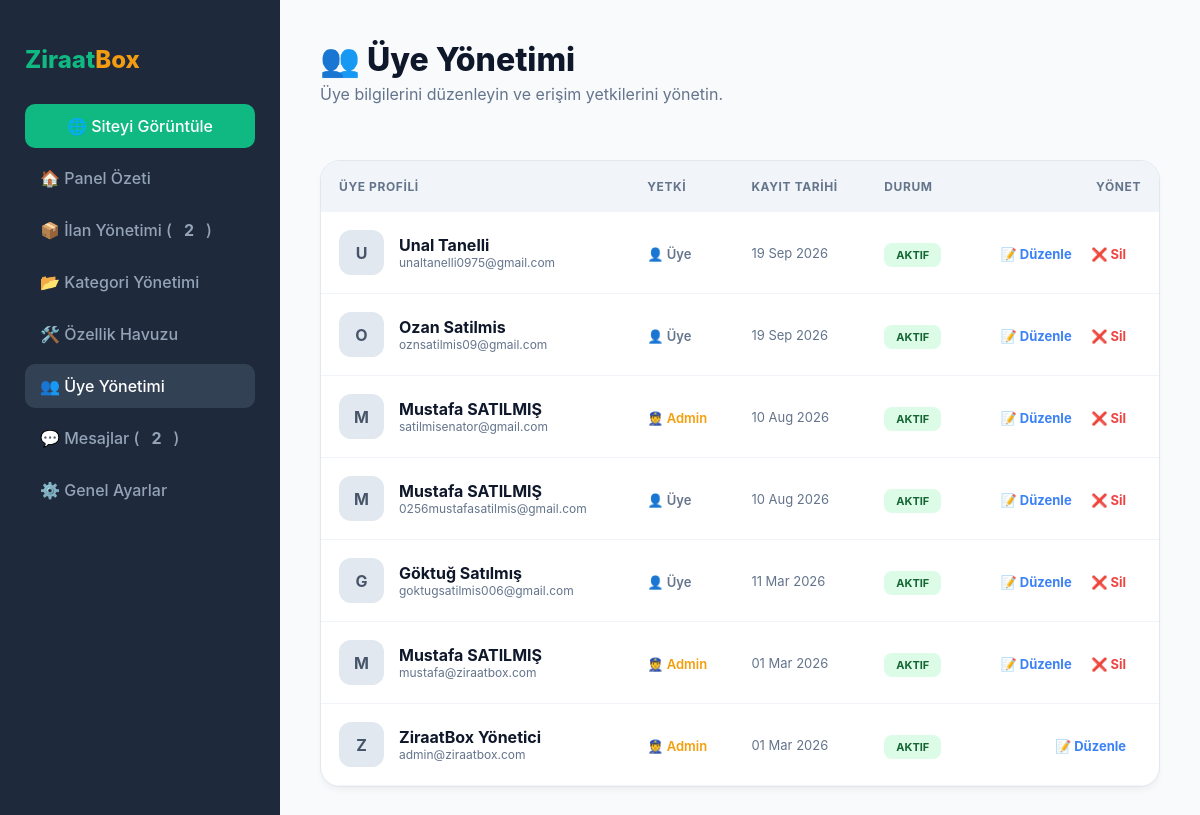
Screenshot of /public_html/yonetim/uyeler.php (signed in) with the database file from the repository.
### tables this page shows
CREATE TABLE `uyeler` (
  `id` int(10) unsigned NOT NULL AUTO_INCREMENT,
  `kullanici_adi` varchar(50) NOT NULL,
  `email` varchar(120) NOT NULL,
  `sifre` varchar(255) DEFAULT NULL,
  `yetki` enum('uye','admin') DEFAULT 'uye',
  `isim_gizle` tinyint(1) DEFAULT 0,
  `ad_soyad` varchar(100) DEFAULT NULL,
  `telefon` varchar(20) DEFAULT NULL,
  `il` varchar(50) DEFAULT NULL,
  `ilce` varchar(50) DEFAULT NULL,
  `profil_foto` varchar(255) DEFAULT NULL,
  `puan` decimal(3,1) DEFAULT 5.0,
  `durum` enum('aktif','pasif','banli') DEFAULT 'aktif',
  `created_at` timestamp NULL DEFAULT current_timestamp(),
  `son_giris` datetime DEFAULT NULL,
  `google_id` varchar(255) DEFAULT NULL,
  PRIMARY KEY (`id`),
  UNIQUE KEY `email` (`email`),
  UNIQUE KEY `kullanici_adi` (`kullanici_adi`)
);

### public_html/yonetim/uyeler.php (the view, shortened to what this page needs)
<?php
require_once "../sistem/ayar.php";
$onay_bekleyen = $db->query("SELECT COUNT(*) FROM ilanlar WHERE durum = 'beklemede'")->fetchColumn();
$yeni_mesaj    = $db->query("SELECT COUNT(*) FROM mesajlar WHERE okundu = 0")->fetchColumn();
$uyeler = $db->query("SELECT * FROM uyeler ORDER BY id DESC")->fetchAll();
?>
<!DOCTYPE html>
<html lang="tr">
<head>
</head>
<body>
<div class="sidebar">
    <h2>Ziraat<span style="color:#f39c12">Box</span></h2>
    <a href="../index.php" target="_blank" class="view-site-btn">🌐 Siteyi Görüntüle</a>
    <nav>
        <a href="index.php">🏠 Panel Özeti</a>
        <a href="ilanlar.php">📦 İlan Yönetimi (<b><?php echo $onay_bekleyen; ?></b>)</a>
        <a href="kategoriler.php">📂 Kategori Yönetimi</a>
        <a href="ozellikler.php">🛠️ Özellik Havuzu</a>
        <a href="uyeler.php" class="active">👥 Üye Yönetimi</a>
        <a href="mesajlar.php">💬 Mesajlar (<b><?php echo $yeni_mesaj; ?></b>)</a>
        <a href="ayarlar.php">⚙️ Genel Ayarlar</a>
    </nav>
</div>
<div class="content">
    <div style="display: flex; justify-content: space-between; align-items: center; margin-bottom: 40px;">
        <div>
            <h1 style="font-size: 32px; font-weight: 800; color: #0f172a; margin: 0;">👥 Üye Yönetimi</h1>
            <p style="color: var(--text-muted); margin-top: 5px;">Üye bilgilerini düzenleyin ve erişim yetkilerini yönetin.</p>
        </div>
    </div>
    <div class="list-card">
        <table>
            <thead>
                <tr>
                    <th>Üye Profili</th>
                    <th>Yetki</th>
                    <th>Kayıt Tarihi</th>
                    <th>Durum</th>
                    <th style="text-align: right;">Yönet</th>
                </tr>
            </thead>
            <tbody>
                <?php foreach($uyeler as $u): ?>
                <tr>
                    <td>
                        <div class="user-info">
                            <div class="avatar"><?php echo mb_substr($u['ad_soyad'], 0, 1); ?></div>
                            <div>
                                <div style="font-weight: 700; color: #0f172a;"><?php echo htmlspecialchars($u['ad_soyad']); ?></div>
                                <div style="font-size: 12px; color: var(--text-muted);"><?php echo $u['email']; ?></div>
                            </div>
                        </div>
                    </td>
                    <td>
                        <span style="font-size: 13px; font-weight: 600; color: <?php echo $u['yetki']=='admin'?'#f59e0b':'#64748b'; ?>">
                            <?php echo $u['yetki']=='admin' ? '👮 Admin' : '👤 Üye'; ?>
                        </span>
                    </td>
                    <td style="font-size: 13px; color: var(--text-muted);"><?php echo date('d M Y', strtotime($u['created_at'])); ?></td>
                    <td>
                        <span class="badge <?php echo $u['durum']=='aktif'?'badge-aktif':'badge-pasif'; ?>">
                            <?php echo strtoupper($u['durum']); ?>
                        </span>
                    </td>
                    <td style="text-align: right;">
                        <a href="?duzenle=<?php echo $u['id']; ?>" class="action-link edit-link">📝 Düzenle</a>
                        <?php if($u['id'] != $_SESSION['admin_id']): ?>
                            <a href="?islem=sil&id=<?php echo $u['id']; ?>" onclick="return confirm('Silinsin mi?')" class="action-link delete-link">❌ Sil</a>
                        <?php endif; ?>
                    </td>
                </tr>
                <?php endforeach; ?>
            </tbody>
        </table>
    </div>
</div>
</body>
</html>

### public_html/yonetim/uyeler.php (style rules this page uses)
:root { --bg: #f8fafc; --sidebar: #1e293b; --primary: #10b981; --accent: #3b82f6; --text-main: #1e293b; --text-muted: #64748b; }
body { margin: 0; font-family: 'Inter', 'Segoe UI', sans-serif; background: var(--bg); color: var(--text-main); display: flex; }
.sidebar { width: 280px; background: var(--sidebar); min-height: 100vh; padding: 25px; box-sizing: border-box; position: sticky; top: 0; }
.sidebar h2 { color: var(--primary); font-size: 24px; font-weight: 800; margin-bottom: 30px; }
.sidebar a { display: flex; align-items: center; gap: 12px; color: #94a3b8; padding: 12px 15px; text-decoration: none; border-radius: 10px; margin-bottom: 8px; transition: 0.3s; font-weight: 500; }
.sidebar a:hover, .sidebar a.active { background: #334155; color: #fff; }
.view-site-btn { background: var(--primary); color: #fff !important; justify-content: center; margin-bottom: 25px; }
.content { flex: 1; padding: 40px; }
.list-card { background: #fff; border-radius: 20px; box-shadow: 0 4px 6px -1px rgba(0,0,0,0.05); overflow: hidden; border: 1px solid #e2e8f0; }
table { width: 100%; border-collapse: collapse; }
th { background: #f1f5f9; padding: 18px; text-align: left; font-size: 12px; color: var(--text-muted); text-transform: uppercase; letter-spacing: 0.05em; }
td { padding: 18px; border-bottom: 1px solid #f1f5f9; transition: 0.2s; }
.user-info { display: flex; align-items: center; gap: 15px; }
.avatar { width: 45px; height: 45px; border-radius: 12px; background: #e2e8f0; display: flex; align-items: center; justify-content: center; font-weight: 700; color: #475569; }
.badge { padding: 5px 12px; border-radius: 8px; font-size: 11px; font-weight: 700; }
.badge-aktif { background: #dcfce7; color: #166534; }
.action-link { text-decoration: none; font-weight: 700; font-size: 13px; margin-right: 15px; transition: 0.2s; }
.edit-link { color: var(--accent); }
.delete-link { color: #ef4444; }

### rows the page displays
uyeler: ad_soyad "U", ad_soyad "Unal Tanelli", email "unaltanelli0975@gmail.com", yetki "👤 Üye", created_at "19 Sep 2026", durum "AKTIF"
uyeler: ad_soyad "O", ad_soyad "Ozan Satilmis", email "oznsatilmis09@gmail.com", yetki "👤 Üye", created_at "19 Sep 2026", durum "AKTIF"
uyeler: ad_soyad "M", ad_soyad "Mustafa SATILMIŞ", email "satilmisenator@gmail.com", yetki "👮 Admin", created_at "10 Aug 2026", durum "AKTIF"
uyeler: ad_soyad "M", ad_soyad "Mustafa SATILMIŞ", email "0256mustafasatilmis@gmail.com", yetki "👤 Üye", created_at "10 Aug 2026", durum "AKTIF"
uyeler: ad_soyad "G", ad_soyad "Göktuğ Satılmış", email "goktugsatilmis006@gmail.com", yetki "👤 Üye", created_at "11 Mar 2026", durum "AKTIF"
uyeler: ad_soyad "M", ad_soyad "Mustafa SATILMIŞ", email "mustafa@ziraatbox.com", yetki "👮 Admin", created_at "01 Mar 2026", durum "AKTIF"
uyeler: ad_soyad "Z", ad_soyad "ZiraatBox Yönetici", email "admin@ziraatbox.com", yetki "👮 Admin", created_at "01 Mar 2026", durum "AKTIF"

### other values shown
$onay_bekleyen "2"
$yeni_mesaj "2"
